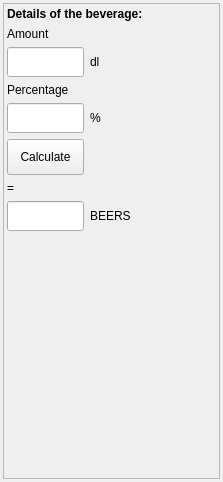
          <widget class="QWidget" name="scrollAreaWidgetContents_2">
           <property name="geometry">
            <rect>
             <x>0</x>
             <y>0</y>
             <width>223</width>
             <height>482</height>
            </rect>
           </property>
           <layout class="QGridLayout" name="gridLayout">
            <property name="margin">
             <number>3</number>
            </property>
            <item row="0" column="0">
             <widget class="QFrame" name="frameBeer">
              <property name="frameShape">
               <enum>QFrame::StyledPanel</enum>
              </property>
              <property name="frameShadow">
               <enum>QFrame::Raised</enum>
              </property>
              <layout class="QGridLayout" name="gridLayout_2" columnstretch="5,1,0,4,0">
               <property name="margin">
                <number>3</number>
               </property>
               <item row="0" column="0" colspan="4">
                <widget class="QLabel" name="label_9">
                 <property name="font">
                  <font>
                   <weight>75</weight>
                   <bold>true</bold>
                  </font>
                 </property>
                 <property name="layoutDirection">
                  <enum>Qt::LeftToRight</enum>
                 </property>
                 <property name="text">
                  <string>Details of the beverage:</string>
                 </property>
                 <property name="scaledContents">
                  <bool>false</bool>
                 </property>
                </widget>
               </item>
               <item row="1" column="0" colspan="2">
                <widget class="QLabel" name="label">
                 <property name="text">
                  <string>Amount</string>
                 </property>
                </widget>
               </item>
               <item row="2" column="2" colspan="2">
                <widget class="QLabel" name="lblVolumeBeer">
                 <property name="text">
                  <string>dl</string>
                 </property>
                </widget>
               </item>
               <item row="3" column="0" colspan="2">
                <widget class="QLabel" name="label_2">
                 <property name="text">
                  <string>Percentage</string>
                 </property>
                </widget>
               </item>
               <item row="5" column="0" colspan="2">
                <widget class="QPushButton" name="btnCalculateBeer">
                 <property name="styleSheet">
                  <string notr="true">padding:10px</string>
                 </property>
                 <property name="text">
                  <string>Calculate</string>
                 </property>
                </widget>
               </item>
               <item row="6" column="0" colspan="3">
                <widget class="QLabel" name="label_5">
                 <property name="layoutDirection">
                  <enum>Qt::LeftToRight</enum>
                 </property>
                 <property name="text">
                  <string>=</string>
                 </property>
                </widget>
               </item>
               <item row="7" column="0" colspan="2">
                <widget class="QLineEdit" name="edtBeers">
                 <property name="maximumSize">
                  <size>
                   <width>16777215</width>
                   <height>16777215</height>
                  </size>
                 </property>
                 <property name="styleSheet">
                  <string notr="true">padding:6px</string>
                 </property>
                 <property name="readOnly">
                  <bool>true</bool>
                 </property>
                </widget>
               </item>
               <item row="7" column="2" colspan="2">
                <widget class="QLabel" name="label_8">
                 <property name="text">
                  <string>BEERS</string>
                 </property>
                </widget>
               </item>
               <item row="4" column="2" colspan="2">
                <widget class="QLabel" name="label_4">
                 <property name="text">
                  <string>%</string>
                 </property>
                </widget>
               </item>
               <item row="8" column="0">
                <spacer name="verticalSpacer">
                 <property name="orientation">
                  <enum>Qt::Vertical</enum>
                 </property>
                 <property name="sizeHint" stdset="0">
                  <size>
                   <width>20</width>
                   <height>40</height>
                  </size>
                 </property>
                </spacer>
               </item>
               <item row="2" column="4">
                <spacer name="horizontalSpacer">
                 <property name="orientation">
                  <enum>Qt::Horizontal</enum>
                 </property>
                 <property name="sizeHint" stdset="0">
                  <size>
                   <width>40</width>
                   <height>20</height>
                  </size>
                 </property>
                </spacer>
               </item>
               <item row="7" column="4">
                <spacer name="horizontalSpacer_3">
                 <property name="orientation">
                  <enum>Qt::Horizontal</enum>
                 </property>
                 <property name="sizeHint" stdset="0">
                  <size>
                   <width>81</width>
                   <height>20</height>
                  </size>
                 </property>
                </spacer>
               </item>
               <item row="2" column="0" colspan="2">
                <widget class="QLineEdit" name="edtAmountBeer">
                 <property name="styleSheet">
                  <string notr="true">padding:6px</string>
                 </property>
                 <property name="inputMethodHints">
                  <set>Qt::ImhFormattedNumbersOnly</set>
                 </property>
                 <property name="text">
                  <string/>
                 </property>
                </widget>
               </item>
               <item row="4" column="0" colspan="2">
                <widget class="QLineEdit" name="edtPercentBeer">
                 <property name="styleSheet">
                  <string notr="true">padding:6px</string>
                 </property>
                 <property name="inputMethodHints">
                  <set>Qt::ImhFormattedNumbersOnly</set>
                 </property>
                 <property name="text">
                  <string/>
                 </property>
                </widget>
               </item>
              </layout>
             </widget>
            </item>
           </layout>
          </widget>
